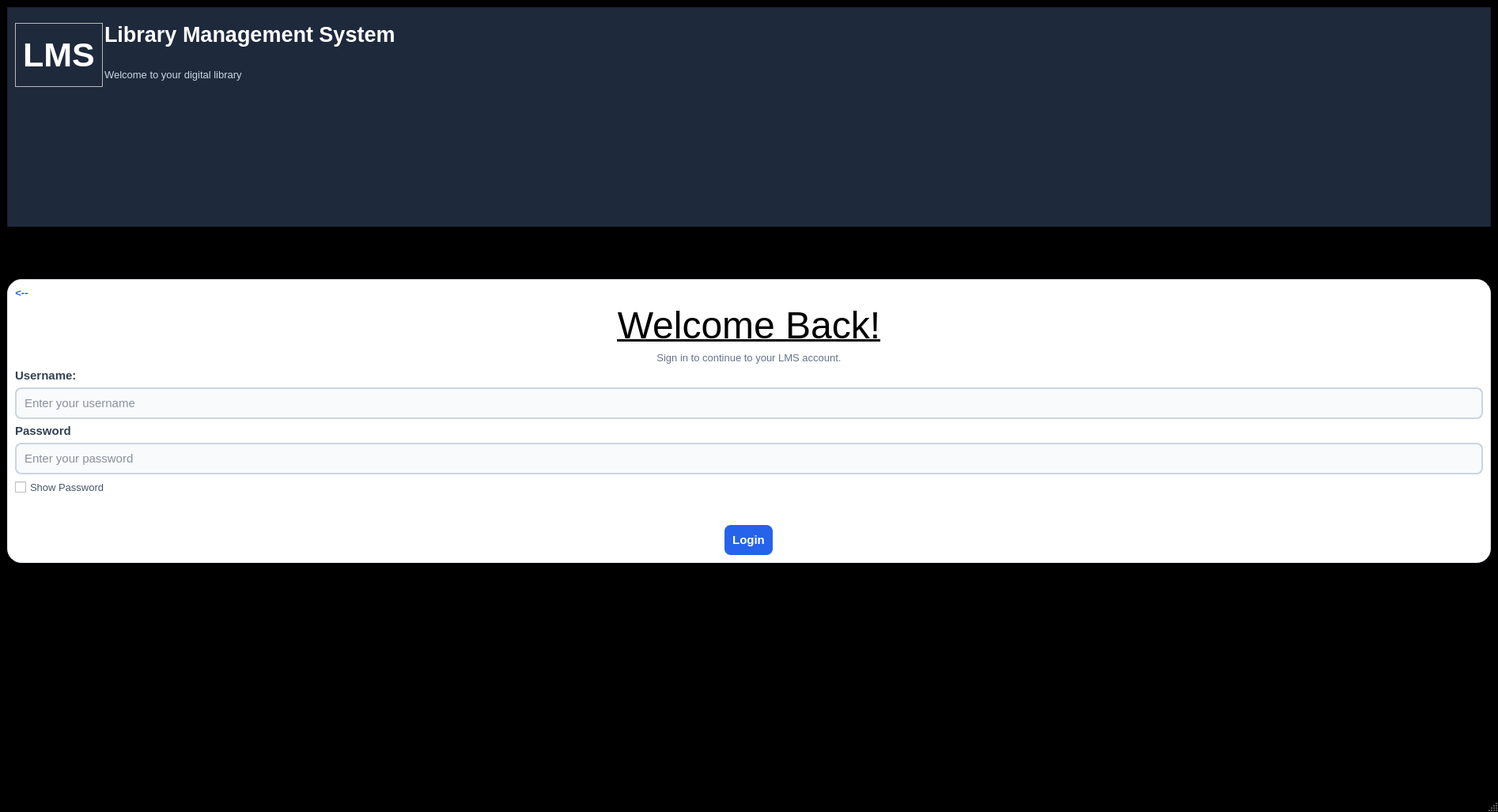
<?xml version="1.0" encoding="UTF-8"?>
<ui version="4.0">
 <class>LoginUI</class>
 <widget class="QMainWindow" name="LoginUI">
  <property name="geometry">
   <rect>
    <x>0</x>
    <y>0</y>
    <width>1894</width>
    <height>1027</height>
   </rect>
  </property>
  <property name="windowTitle">
   <string>MainWindow</string>
  </property>
  <property name="styleSheet">
   <string notr="true">/* =========================================================
   MAIN LOGIN WINDOW
   ========================================================= */

QMainWindow {
    background-color: #000000;
}


/* =========================================================
   HEADER
   ========================================================= */

#headerPanel {
    background-color: #1E293B;
}

#logoLabel {
    color: white;
    font-family: &quot;Segoe UI&quot;;
    font-size: 32pt;
    font-weight: bold;
}

#titleLabel {
    color: white;
    font-family: &quot;Segoe UI&quot;;
    font-size: 20pt;
    font-weight: bold;
}

#subtitleLabel {
    color: #CBD5E1;
    font-family: &quot;Segoe UI&quot;;
    font-size: 10pt;
}


/* =========================================================
   LOGIN CARD
   ========================================================= */

#loginPanel {
    background-color: white;
    border: 1px solid #E2E8F0;
    border-radius: 18px;
}


/* =========================================================
   WELCOME
   ========================================================= */

#welcomeLabel {
    color: #1E293B;
    font-family: &quot;Segoe UI&quot;;
    font-size: 24pt;
    font-weight: bold;
}

#welcomeSubtitleLabel {
    color: #64748B;
    font-family: &quot;Segoe UI&quot;;
    font-size: 10pt;
}


/* =========================================================
   LABELS
   ========================================================= */

#usernameLabel,
#passwordLabel {
    color: #334155;
    font-family: &quot;Segoe UI&quot;;
    font-size: 11pt;
    font-weight: bold;
}


/* =========================================================
   TEXT BOXES
   ========================================================= */

#usernameTextBox,
#passwordTextBox {
    background-color: #F8FAFC;
    color: #1E293B;

    border: 2px solid #CBD5E1;
    border-radius: 8px;

    padding: 8px;

    font-family: &quot;Segoe UI&quot;;
    font-size: 11pt;
}

#usernameTextBox:focus,
#passwordTextBox:focus {
    border: 2px solid #2563EB;
    background-color: white;
}


/* =========================================================
   SHOW PASSWORD
   ========================================================= */

#showPasswordCheckBox {
    color: #475569;
    font-family: &quot;Segoe UI&quot;;
    font-size: 10pt;
}


/* =========================================================
   LOGIN BUTTON
   ========================================================= */

#loginButton {
    background-color: #2563EB;
    color: white;

    border: none;
    border-radius: 8px;

    font-family: &quot;Segoe UI&quot;;
    font-size: 11pt;
    font-weight: bold;

    padding: 10px;
}

#loginButton:hover {
    background-color: #1D4ED8;
}

#loginButton:pressed {
    background-color: #1E40AF;
}


/* =========================================================
   CLEAR BUTTON
   ========================================================= */

#clearButton {
    background-color: #E2E8F0;
    color: #334155;

    border: none;
    border-radius: 8px;

    font-family: &quot;Segoe UI&quot;;
    font-size: 11pt;
    font-weight: bold;

    padding: 10px;
}

#clearButton:hover {
    background-color: #CBD5E1;
}

#clearButton:pressed {
    background-color: #94A3B8;
}


/* =========================================================
   BACK BUTTON
   ========================================================= */

#backButton {
    background-color: transparent;
    color: #2563EB;

    border: none;

    font-family: &quot;Segoe UI&quot;;
    font-size: 10pt;
    font-weight: bold;
}

#backButton:hover {
    color: #1D4ED8;
}


/* =========================================================
   STATUS
   ========================================================= */

#statusLabel {
    color: #DC2626;

    font-family: &quot;Segoe UI&quot;;
    font-size: 9.5pt;

    padding: 5px;
}


/* =========================================================
   FOOTER
   ========================================================= */

#footerLabel {
    color: #94A3B8;

    font-family: &quot;Segoe UI&quot;;
    font-size: 9pt;
}</string>
  </property>
  <widget class="QWidget" name="centralwidget">
   <layout class="QVBoxLayout" name="verticalLayout_3">
    <item>
     <widget class="QFrame" name="headerPanel">
      <property name="minimumSize">
       <size>
        <width>0</width>
        <height>60</height>
       </size>
      </property>
      <property name="focusPolicy">
       <enum>Qt::FocusPolicy::NoFocus</enum>
      </property>
      <property name="frameShape">
       <enum>QFrame::Shape::StyledPanel</enum>
      </property>
      <property name="frameShadow">
       <enum>QFrame::Shadow::Raised</enum>
      </property>
      <widget class="QWidget" name="titleArea" native="true">
       <property name="geometry">
        <rect>
         <x>123</x>
         <y>12</y>
         <width>469</width>
         <height>95</height>
        </rect>
       </property>
       <layout class="QVBoxLayout" name="verticalLayout_2">
        <item>
         <widget class="QLabel" name="titleLabel">
          <property name="text">
           <string>Library Management System</string>
          </property>
         </widget>
        </item>
        <item>
         <widget class="QLabel" name="subtitleLabel">
          <property name="text">
           <string>Welcome to your digital library</string>
          </property>
         </widget>
        </item>
       </layout>
      </widget>
      <widget class="QLabel" name="logoLabel">
       <property name="geometry">
        <rect>
         <x>10</x>
         <y>20</y>
         <width>111</width>
         <height>81</height>
        </rect>
       </property>
       <property name="frameShape">
        <enum>QFrame::Shape::StyledPanel</enum>
       </property>
       <property name="text">
        <string>LMS</string>
       </property>
       <property name="alignment">
        <set>Qt::AlignmentFlag::AlignCenter</set>
       </property>
      </widget>
     </widget>
    </item>
    <item>
     <spacer name="verticalSpacer">
      <property name="orientation">
       <enum>Qt::Orientation::Vertical</enum>
      </property>
      <property name="sizeType">
       <enum>QSizePolicy::Policy::Fixed</enum>
      </property>
      <property name="sizeHint" stdset="0">
       <size>
        <width>20</width>
        <height>60</height>
       </size>
      </property>
     </spacer>
    </item>
    <item>
     <widget class="QFrame" name="loginPanel">
      <property name="layoutDirection">
       <enum>Qt::LayoutDirection::LeftToRight</enum>
      </property>
      <property name="frameShape">
       <enum>QFrame::Shape::StyledPanel</enum>
      </property>
      <property name="frameShadow">
       <enum>QFrame::Shadow::Raised</enum>
      </property>
      <layout class="QVBoxLayout" name="verticalLayout">
       <item alignment="Qt::AlignmentFlag::AlignLeft">
        <widget class="QPushButton" name="backButton">
         <property name="text">
          <string>&lt;--</string>
         </property>
        </widget>
       </item>
       <item>
        <widget class="QLabel" name="welcomeLabbel">
         <property name="font">
          <font>
           <pointsize>36</pointsize>
           <underline>true</underline>
          </font>
         </property>
         <property name="text">
          <string>Welcome Back!</string>
         </property>
         <property name="alignment">
          <set>Qt::AlignmentFlag::AlignCenter</set>
         </property>
        </widget>
       </item>
       <item>
        <widget class="QLabel" name="welcomeSubtitleLabel">
         <property name="text">
          <string>Sign in to continue to your LMS account.</string>
         </property>
         <property name="alignment">
          <set>Qt::AlignmentFlag::AlignCenter</set>
         </property>
        </widget>
       </item>
       <item>
        <widget class="QLabel" name="usernameLabel">
         <property name="text">
          <string>Username:</string>
         </property>
        </widget>
       </item>
       <item>
        <widget class="QLineEdit" name="usernameTextBox">
         <property name="placeholderText">
          <string>Enter your username</string>
         </property>
        </widget>
       </item>
       <item>
        <widget class="QLabel" name="passwordLabel">
         <property name="text">
          <string>Password</string>
         </property>
        </widget>
       </item>
       <item>
        <widget class="QLineEdit" name="passwordTextBox">
         <property name="echoMode">
          <enum>QLineEdit::EchoMode::Password</enum>
         </property>
         <property name="placeholderText">
          <string>Enter your password</string>
         </property>
        </widget>
       </item>
       <item>
        <widget class="QCheckBox" name="showPasswordCheckBox">
         <property name="text">
          <string>Show Password</string>
         </property>
        </widget>
       </item>
       <item>
        <widget class="QLabel" name="statusLabel">
         <property name="text">
          <string/>
         </property>
        </widget>
       </item>
       <item alignment="Qt::AlignmentFlag::AlignHCenter|Qt::AlignmentFlag::AlignVCenter">
        <widget class="QPushButton" name="loginButton">
         <property name="text">
          <string>Login</string>
         </property>
        </widget>
       </item>
      </layout>
     </widget>
    </item>
    <item>
     <widget class="QLabel" name="label">
      <property name="text">
       <string>Library Management System  |  Secure Login</string>
      </property>
      <property name="alignment">
       <set>Qt::AlignmentFlag::AlignCenter</set>
      </property>
     </widget>
    </item>
   </layout>
  </widget>
  <widget class="QMenuBar" name="menubar">
   <property name="geometry">
    <rect>
     <x>0</x>
     <y>0</y>
     <width>1894</width>
     <height>25</height>
    </rect>
   </property>
  </widget>
  <widget class="QStatusBar" name="statusbar"/>
 </widget>
 <resources/>
 <connections/>
</ui>
